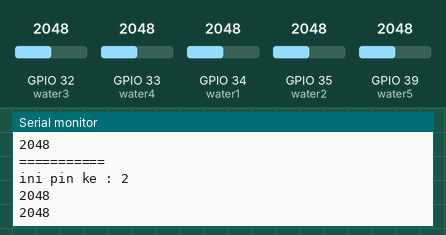
Bench run of a sketch on a simulated ESP32. Shown: the last lines printed to the serial monitor. Inputs (shaded band) come from the test bench; at power-on: GPIO 32 (water3) = 2048, GPIO 34 (water1) = 2048, GPIO 33 (water4) = 2048, GPIO 35 (water2) = 2048, GPIO 39 (water5) = 2048. WiFi joins after 1.5 s; servers stay silent unless stated; uploads are accepted with an empty reply; storage starts empty.

Above: at 6.3 s.
6.4 s: GPIO 32 (water3) set to 1460
At 7.82 s:
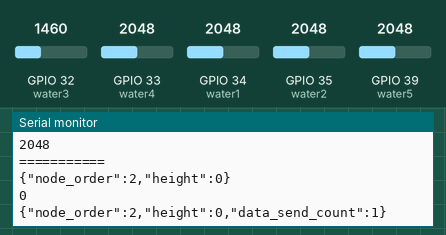
9.1 s: GPIO 34 (water1) set to 2866
At 10.2 s:
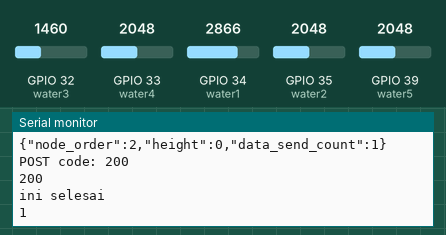
10.6 s: GPIO 33 (water4) set to 1228
12.1 s: GPIO 35 (water2) set to 960
At 12.98 s:
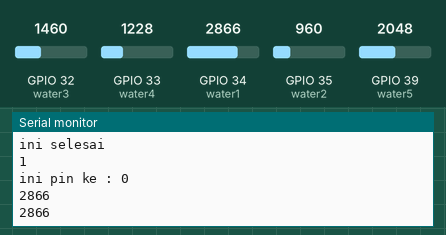
13.6 s: GPIO 39 (water5) set to 260
At 13.68 s:
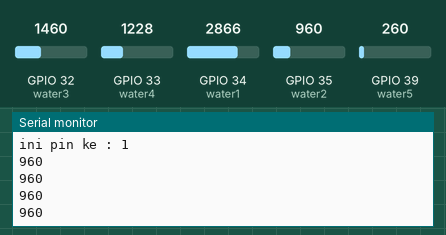
15.1 s: GPIO 39 (water5) set to 340
At 16.5 s:
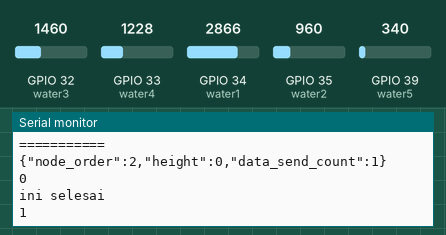
Timing chart, 0 to 17.6 s (numbered marks = the images above; inputs shaded):
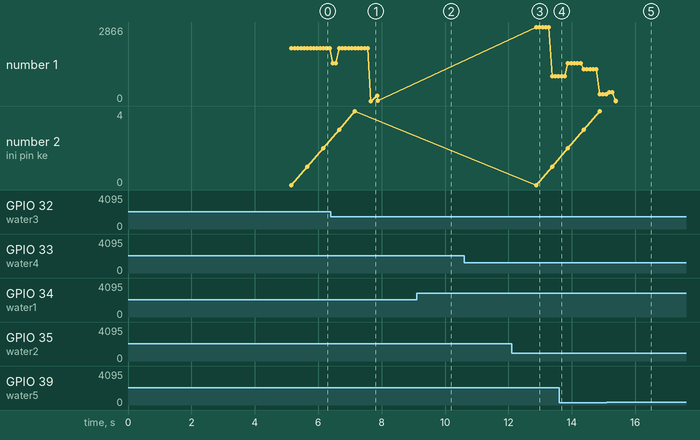

Measured:
- after the input at 6.4 s, the serial monitor: prints a new line after 0.06 s (image 1)
- after the input at 15.1 s, the serial monitor: prints a new line after 0.08 s (image 5)
- plotted number 1: 1 → 960 after the input at 12.1 s, 960 → 260 after the input at 13.6 s

The sketch:

websocket-waterheight-p2p.ino
```cpp
#include <AsyncTCP.h>
#include <ESPAsyncWebServer.h>
#include <Arduino_JSON.h>
#include <FS.h>
#include <LittleFS.h>
#include <HTTPClient.h>
#include "WebIndex.h"
#define water1 34
#define water2 35
#define water3 32
#define water4 33
#define water5 39
#define URL "http://sigabut.iotcenter.cloud/api/sensor"
#define FORMAT_FS_IF_FAILED true
// const char* ssid = "TIK MIPA";
// const char* password = "1s@mp4i8";
const char* ssid = "Cendol Dawet";
const char* password = "4p@ya2024!";


//set static ip
IPAddress local_IP(10, 100, 0, 125);  // Set your desired static IP
IPAddress gateway(10, 100, 0, 1);     // Set your network gateway
IPAddress subnet(255, 255, 252, 0);   // Set your network subnet

// Initialize JSONVar
JSONVar JSON_All_Data_Received;

// Create AsyncWebServer object on port 80
AsyncWebServer server(80);

// Create an Event Source on /events
AsyncEventSource events("/events");

int height;
int nodeOrder = 2;
int dataSendCount = 0;
unsigned long startTime, endTime;
unsigned long sendDataDelay = -1;
int prevHeight;
int copyHeight;
int currentHeight;

void setup() {

  Serial.begin(115200);
  delay(1000);
  if (LittleFS.begin(FORMAT_FS_IF_FAILED)) {
    if (LittleFS.exists("/data.txt")) {
      readFile(LittleFS, "/data.txt");
    } else {
      writeFile(LittleFS, "/data.txt", dataSendCount);
    }
  } else {
    Serial.println("Filesystem Mount Failed");
    return;
  }
  delay(500);

  pinMode(water1, INPUT_PULLUP);
  pinMode(water2, INPUT_PULLUP);
  pinMode(water3, INPUT_PULLUP);
  pinMode(water4, INPUT_PULLUP);
  pinMode(water5, INPUT_PULLUP);
  delay(1000);

  prevHeight = -1;
  copyHeight = -1;
  currentHeight = 1;
  //----------------------------------------
  delay(500);
  //---------------------------------------- Set Wifi to STA mode
  Serial.println();
  Serial.println("-------------");
  Serial.println("WIFI mode : STA");
  WiFi.mode(WIFI_STA);
  Serial.println("-------------");
  //----------------------------------------
  // Configure static IP
  // if (!WiFi.config(local_IP, gateway, subnet)) {
  //   Serial.println("STA Failed to configure");
  // }
  delay(100);

  //---------------------------------------- Connect to Wi-Fi (STA).
  Serial.println("------------");
  Serial.println("WIFI STA");
  Serial.print("Connecting to ");
  Serial.println(ssid);
  WiFi.begin(ssid, password);

  int connecting_process_timed_out = 20;  //--> 20 = 20 seconds.
  connecting_process_timed_out = connecting_process_timed_out * 2;
  while (WiFi.status() != WL_CONNECTED) {
    Serial.print(".");
    delay(500);
    if (connecting_process_timed_out > 0) connecting_process_timed_out--;
    if (connecting_process_timed_out == 0) {
      delay(1000);
      ESP.restart();
    }
  }

  Serial.println("");
  Serial.println("WiFi connected");
  Serial.println("------------");


  delay(500);

  //---------------------------------------- Handle Web Server
  Serial.println();
  Serial.println("Setting Up the Main Page on the Server.");
  server.on("/", HTTP_GET, [](AsyncWebServerRequest* request) {
    request->send_P(200, "text/html", MAIN_page);
  });

  //---------------------------------------- Handle Web Server Events
  Serial.println();
  Serial.println("Setting up event sources on the Server.");
  events.onConnect([](AsyncEventSourceClient* client) {
    if (client->lastId()) {
      Serial.printf("Client reconnected! Last message ID that it got is: %u\n", client->lastId());
    }
    // send event with message "hello!", id current millis
    // and set reconnect delay to 10 second
    client->send("hello!", NULL, millis(), 10000);
  });
  //----------------------------------------


  //---------------------------------------- Adding event sources on the Server.
  Serial.println();
  Serial.println("Adding event sources on the Server.");
  server.addHandler(&events);
  //----------------------------------------

  //---------------------------------------- Starting the Server.
  Serial.println();
  Serial.println("Starting the Server.");
  server.begin();
  //----------------------------------------


  Serial.println();
  Serial.println("------------");
  Serial.print("ESP32 IP address : ");
  Serial.println(WiFi.localIP());
  Serial.println();
  Serial.println("Visit the IP Address above in your browser to open the main page.");
  Serial.println("------------");
  Serial.println();
}

void loop() {
  // put your main code here, to run repeatedly:
  startTime = millis();

  currentHeight = waterHeigh(water1,water2,water3,water4,water5);
  copyHeight = currentHeight;
  if (currentHeight == prevHeight) {
    currentHeight = -1;
  }
  prevHeight = copyHeight;
  sendDataToWebsocket(nodeOrder, copyHeight);

  Serial.println(copyHeight);
  if(currentHeight != -1){
    dataSendCount++;
    //jika ada perubahan nilai sensor baru send data
    //pakcet loss = data pembacaan - data sampai ke cloud
    sendDataToCloud(dataSendCount);
    //penyimpanan data esp32  ketika mati espnya ketika hidup dia langsung lanjut 5x ke 6x bukan lagi mulai dari nol
    updateFileValue(LittleFS, "/data.txt", "DATA_SEND_COUNT", dataSendCount);
  }
  Serial.println("ini selesai");
  Serial.println(dataSendCount);

  //kirim ke cloud 5 detik sekali
  delay(5000);
}

//Fungsi perhitungan ketinggian air keseluruhan
int waterHeigh(int pinWaterHeigh1, int pinWaterHeigh2, int pinWaterHeigh3, int pinWaterHeigh4, int pinWaterHeigh5) {
  //pin
  int pins[5] = { pinWaterHeigh1, pinWaterHeigh2, pinWaterHeigh3, pinWaterHeigh4, pinWaterHeigh5 };
  //nilai awal, pelampung naik = kurang 20
  int totalHeight = 100;

  //looping sebanyak 5x atau perulangan
  //kenapa loping 5x? karena nilai acak sensor, stabilnya d 5x dgn pembacaan analog
  //digital tidak stabil
  for (int i = 0; i < 5; i++) {
    int count = 5;
    Serial.print("ini pin ke : ");
    Serial.println(i);
    // Membaca nilai dari pin sebanyak 5 kali
    for (int j = 0; j < 5; j++) {
      int reading = analogRead(pins[i]);
      Serial.println(reading);

      if (reading < 4095) {
        count--;
      }


      delay(100);  // Delay 100 ms antara setiap pembacaan
    }

    Serial.println("===========");
    // Jika nilai pembacaan kurang dari 4000 sebanyak 1 kali, tambahkan 20 cm ke totalHeight (karena ketidakstabilan sensor)
    if (count <= 0) {
      totalHeight -= 20;
      // Serial.print("Pin ");
      // Serial.print(pins[i]);
      // Serial.println(" memenuhi kriteria, menambah 20 cm");
    } else {
      // Serial.print("Pin ");
      // Serial.print(pins[i]);
      // Serial.println(" tidak memenuhi kriteria, menghentikan pembacaan");
      break;  // Hentikan loop jika pin tidak memenuhi kriteria
    }
  }

  return totalHeight;
}

//fungsi proses dan kirim data websocket
//id node dan ketinggian air
void sendDataToWebsocket(int id, int height) {
  //:::::::::::::::::: Enter the received data into JSONVar(JSON_All_Data_Received).
  JSON_All_Data_Received["node_order"] = id;
  JSON_All_Data_Received["height"] = height;

  //::::::::::::::::::

  //:::::::::::::::::: Create a JSON String to hold all data received from the sender.
  String jsonString_Send_All_Data_received = JSON.stringify(JSON_All_Data_Received);
  Serial.println(jsonString_Send_All_Data_received);

  //::::::::::::::::::

  //:::::::::::::::::: Sends all data received from the sender to the browser as an event ('allDataJSON').
  events.send(jsonString_Send_All_Data_received.c_str(), "allDataJSON", millis());

  //::::::::::::::::::
}


//fungsi proses dan kirim data ke cloud
void sendDataToCloud(int dataSendCount) {

  JSON_All_Data_Received["data_send_count"] = dataSendCount;
  if (sendDataDelay != -1) {
    JSON_All_Data_Received["delay"] = sendDataDelay;
  }

  String jsonString = JSON.stringify(JSON_All_Data_Received);
  Serial.println(jsonString);

  HTTPClient http;
  http.begin(String(URL));
  http.addHeader("Content-Type", "application/json");

  //proses kirim secara keseluruhan
  int httpCode = http.POST(jsonString);

  if (httpCode == 201) {
    Serial.printf("POST code: %d\n", httpCode);
    endTime = millis();

    //delay pengiriman
    sendDataDelay = (endTime - startTime)-500;

    Serial.print("Delay time: ");
    Serial.print(sendDataDelay);
    Serial.println(" ms");
    // sendDelayData(sendDataDelay);
  } else if (httpCode > 0) {
    //waktu delay pengiriman data
    Serial.printf("POST code: %d\n", httpCode);
    Serial.println(httpCode);
  } else {
    Serial.println("Failed to send data!");
    Serial.println(httpCode);
  }

  http.end();
}


void writeFile(fs::FS& fs, const char* path, int dataSendCount) {
  Serial.printf("Writing file: %s\r\n", path);

  File file = fs.open(path, FILE_WRITE);
  if (!file) {
    Serial.println("- failed to open file for writing");
    return;
  }

  file.print("DATA_SEND_COUNT=");
  file.println(dataSendCount);


  file.close();
  Serial.println("");
}


void readFile(fs::FS& fs, const char* path) {
  Serial.printf("Reading file: %s\r\n", path);

  File file = fs.open(path);
  if (!file || file.isDirectory()) {
    Serial.println("- failed to open file for reading");
    return;
  }

  String line;
  while (file.available()) {
    line = file.readStringUntil('\n');
    int separatorIndex = line.indexOf('=');
    if (separatorIndex != -1) {
      String name = line.substring(0, separatorIndex);
      String valueStr = line.substring(separatorIndex + 1);
      const char* valueChar = valueStr.c_str();            // Konversi String ke const char*
      unsigned long value = strtoul(valueChar, NULL, 10);  // Mengonversi const char* ke unsigned long
      if (name.equals("DATA_SEND_COUNT")) {
        dataSendCount = value;
        Serial.printf("DATA_SEND_COUNT = %d\n", value);
      }
    }
  }

  file.close();
  Serial.println("");
}

void updateFileValue(fs::FS& fs, const char* path, const char* variable, unsigned long newValue) {
  // Serial.printf("Update file: %s [%s]\n", path, variable);

  File file = fs.open(path, "r+");

  if (!file || file.isDirectory()) {
    Serial.println("- failed to open file for updating");
    return;
  }

  // Membuat string untuk mencocokkan dengan variabel yang akan diperbarui
  String variableString = String(variable) + "=";

  // Cari posisi variabel dalam file
  while (file.available()) {
    long startPos = file.position();  // Simpan posisi awal baris
    String line = file.readStringUntil('\n');
    if (line.startsWith(variableString)) {
      // Perbarui nilai variabel
      file.seek(startPos);  // Kembali ke awal baris
      file.print(variableString);
      file.println(newValue);
      file.close();
      // Serial.println("Value updated successfully");
      return;
    }
  }

  // Jika variabel tidak ditemukan dalam file, tambahkan variabel baru dengan nilai baru
  file.seek(file.size());  // Pindah ke akhir file
  file.println(variableString + newValue);
  file.close();
  // Serial.println("New value added successfully");
}
```

Source omitted: WebIndex.h (12097 bytes)
